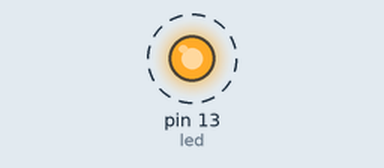
Simulated run of this sketch. Board: Arduino Uno, built with avr-gcc and run on an emulated ATmega328P. Parts: output pins drawn as LEDs (lit = HIGH). Dashed ring = blinking.

Above: at 0.5 s.
Timing chart, 0 to 4.6 s (numbered marks = the images above):
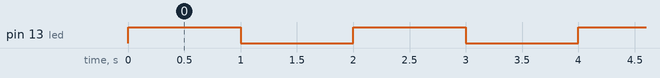

The sketch:

5_time_blink.ino
```cpp
#define led 13
void setup()
{
  pinMode(led,OUTPUT);
}

void loop()
{
  for(int i=0;i<=5;i++)
  {
    digitalWrite(led,HIGH);
    delay(1000);
    digitalWrite(led,LOW);
    delay(1000);
  }
}
```

Measured:
- by itself, pin 13 (led): alternates HIGH for 1.0 s and LOW for 1.0 s
